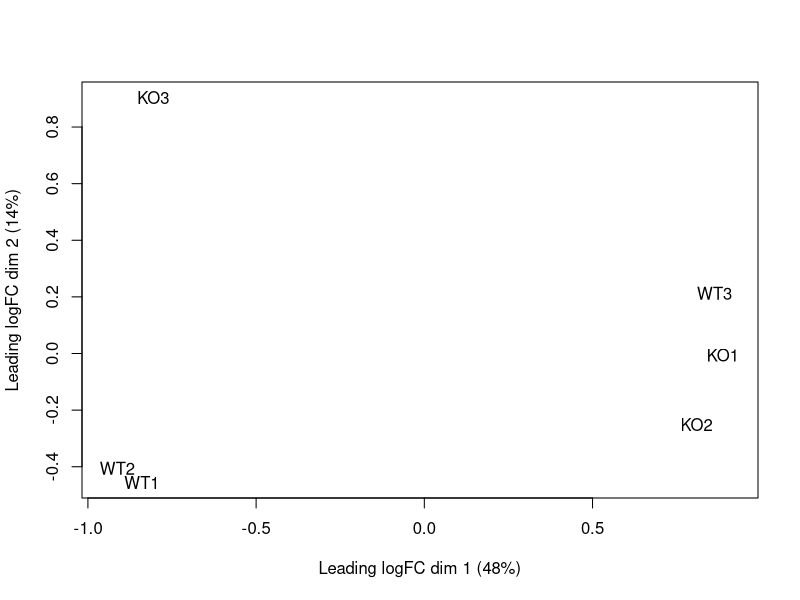
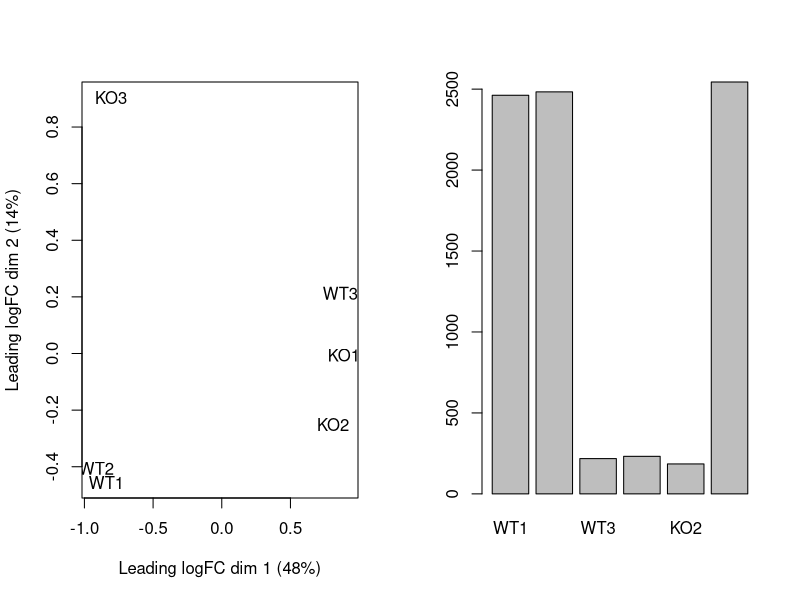
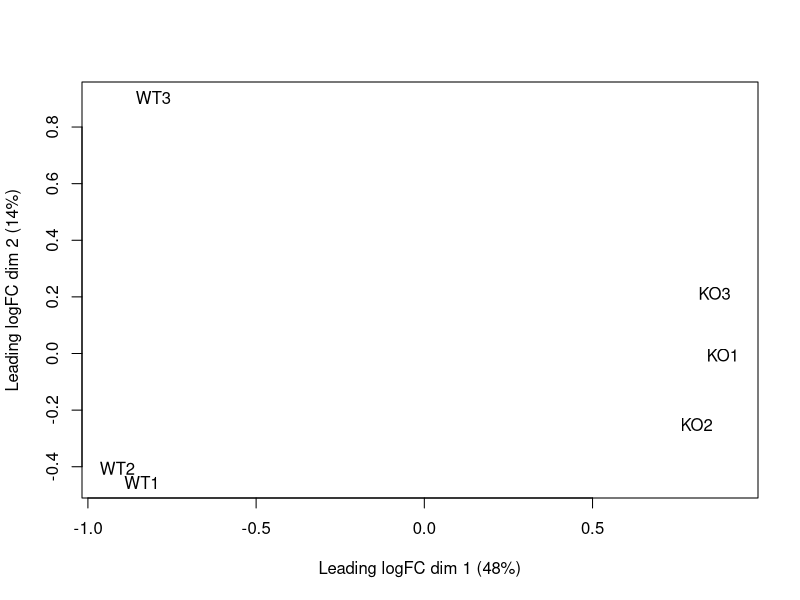

R code for these plots, in order:
setwd("~/Documents/computational-genomics/kap1-experiment")
library(edgeR)

counts<-read.csv("data/GSE105128_genecount.csv")
head(counts)
dim(counts)

"WT: normal cell, KO: knockout cell. The counts has 7 columns, the first is the gene name. 
It contains the id that identifies the different genes, every raw is related to a single 
gene in the mouse genome.The column WT1 represent the wise type relative to the expression 
level of every normal gene in the mice genome inreplication 1, the second WT2 
contains the expression level of the normal T regulatory cell  and same for WT3. 
KO1 contains expression level of the T-reg cell where KAP1 is shut down and 
cannot produce the gene. ame interpretation for replicate 2 and 3. " 

"This experiment/data aim to identify the genes that behave differently. We check 
whether they have different average levels in Ko t-reg cells compared to With 
type cells. In this experiment, we will be able to determine which portions of
a gene in the mouse genome in the T-reg cell are probably regulated by kap1. 
It is important because we need to know all the different relationships between 
cells, especially for a cell associated with a disease, to identify the type of
gene responsible for a specific disease. Kap1 off implies the autoimmunity."

# Let's explore the data
"Quality check using edgeR"

"1) Load data in edgeR
In this data, rows are gene and columns are relative to samples"

data<-DGEList(counts=counts[,2:7], genes = counts[,1]) 
# counts receive the matrix of sample

class(data)

data

"a) Let's apply the PCA"

plotMDS(data)
"Interpretation:
We see in the x-axis that there are two groups, but this is not what we expected.
This is telling us that this data may have an issue. We just need to say there 
is something wrong as an assumtion. "



"Let's check the expression level of kap1 to see what happen, 
(why do we decide to check the kap1 gene expression?)"

"Because the authors of the paper did the following experiment: they took two
mice strains and turned off the expression of kap1 in one of them. The group 
with the kap1 expression turned off is called KO, the other WT. Since the mice 
don't cluster according to the experimental condition, The suggestion is to check 
whether the experiment was truly going as expected, meaning that the expression 
of kap1 was lower in the KO group"

"How to get acces to kap1? kap1 is call Trim28, to retried it id gene, let's look
at mart_export.txt using grep Trim28 mart_export.tx , we got 
ENSMUSG00000005566      Trim28"

"We have to retrieve the row that contain ENSMUSG00000005566"

su<-subset(counts,geneName =="ENSMUSG00000005566")
par(mfrow=c(1,2))
plotMDS(data)
barplot(as.numeric(su[,2:7]), names=colnames(counts[,2:7]))

"Interpretation:
WT3 is behaving similarly to KO1 and k02, and KO3 is behaving similarly to WT1 
and WT2. In this case, one of the most likely interpretations is that one sample
was mislabeled. This could happen when we are working with multiple samples at time.
"

"Now, we want to see what will happen during the analysis and compare the result
to the one on the paper by doing a differential expression analysis. We will do 
two types of analysis, in the first one, we will keep the label, and in the second one,
we will correct the label and then perform the analysis.  "

"For the analysis, we need to specify the group."

group<- factor(c("WT","WT","WT","KO","KO","KO"))
group
group <-relevel(group,ref = "WT")
group

data<-DGEList(counts=counts[,2:7], genes = counts[,1], group = group)
data

"Let's follow the pipeline for analysis"

"1) Nomalization factor"

data<-calcNormFactors(data)
data

" Sample show the nowmalization factors that was calculated"

"In the next step, we are going to apply the generalized linear model to perform
the statistical analysis. Usually, the test can be applied. We need to estimate 
the dispersion between the average of the whole data. It is done with a specific 
function. Strong signals have high dispersion and lower movement have low signals.
The first step is to use the model matrix to calculate the expression."

design <-model.matrix(~group)
design
" 1 correspond to the groupe of ko"

data<-estimateDisp(data,design)
data

"Dispersion is information that will be used for linear modeling we are going 
to do "

"Let's fit the linear model to our data"

fit<-glmFit(data)
fit
"In every step, information is going to be added. Fitted. values are the normalized 
expression"

"Let's perform the differential expression analysis using glmlrt to perform 
gene-wise statistical test"

lrt<-glmLRT(fit)
lrt
"lrt contains information about statistical analysis. The table reports the logFC, 
logCPM, LR, and p-value. Let's use the function toptags to extract the most 
expressed genes"

res<- topTags(lrt, n=nrow(counts))
head(res)

"How many genes are significantly differentially expressed?"
sum(res$table$FDR<0.05)
res_tab<-as.data.frame(res)
res_tab[(res$table$FDR<0.05),]

" This result is very different to what was published"

"Let's look at the value of kap1"
subset(res_tab, genes=="ENSMUSG00000005566")
"FDR is 1, so kap1 is not differentialy express."

"Let's do the same analysis by  swapping the label"
"Let's change the group"

colnames(counts)<-c("geneNames","WT1","WT2", 'KO3',"KO1","KO2","WT3")
head(counts)

group<-factor(c("WT","WT", 'KO',"KO","KO","WT"))
group<-relevel(group, ref="WT")
group

data<-DGEList(counts = counts[,2:7],genes =counts[,1], group = group)
data
par(mfrow=c(1,1))
plotMDS(data)

design<-model.matrix(~group)
data<-calcNormFactors(data)
data<-estimateDisp(data,design = design)
fit<-glmFit(data)
lrt<-glmLRT(fit)
res2<-topTags(lrt, n=nrow(counts))
head(res2)
"We get the very significant value"

res.tab2 <- as.data.frame(res2)

summary(decideTests(lrt))

"Let's check which gene is ENSMUSG00000025885. We use the following command :
grep ENSMUSG00000025885 mart_export.txt, the result is Myo5b which is not present
in figure c published by the paper. grep ENSMUSG00000051726 mart_export.txt,
the output is Kcnf1 which is one of the most expressed genes with kap1 in figure
c on the paper. 
so they did the correct analysis, but the data was not mislabeled. During the 
study of this kind of job, we need to be very critical and suspicious of public data."
